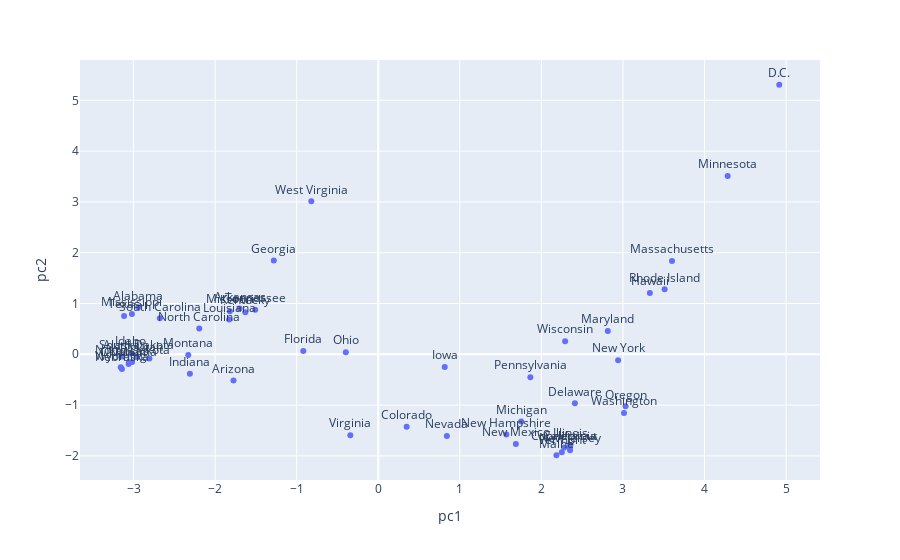

The code cell stored with this chart in its notebook:
### Markdown cell above
<!-- END QUESTION -->



## Question 3f

To label our points, the best option is to use the `plotly` library that we used earlier in this homework. `plotly` is an incredibly powerful plotting library that will automatically add axis labels, and will also provide controls so that you can zoom and pan around to look at the data.

One important skill as a user of modern tools is using existing documentation and examples to get the plot you want.

Using the example given on this page as a [guide](https://plot.ly/python/text-and-annotations/), we can create a scatter plot of the **jittered data** from 3e.

### Code cell
import plotly.express as px

state_names = list(df_standardized.index) 
first_2_pcs_jittered['state'] = state_names 

fig = px.scatter(first_2_pcs_jittered, x="pc1", y="pc2", text="state"); 

fig.update_traces(textposition='top center');

fig.show();

### Figure 1 — Plotly figure (JSON) as saved in the notebook; plotly's stock layout.template omitted (floating-point values rounded to 4 significant figures)
{"data": [{"hovertemplate": "pc1=%{x}<br>pc2=%{y}<br>state=%{text}<extra></extra>", "legendgroup": "", "marker": {"color": "#636efa", "symbol": "circle"}, "mode": "markers+text", "name": "", "orientation": "v", "showlegend": false, "text": ["Alabama", "Alaska", "Arizona", "Arkansas", "California", "Colorado", "Connecticut", "Delaware", "D.C.", "Florida", "Georgia", "Hawaii", "Idaho", "Illinois", "Indiana", "Iowa", "Kansas", "Kentucky", "Louisiana", "Maine", "Maryland", "Massachusetts", "Michigan", "Minnesota", "Mississippi", "Missouri", "Montana", "Nebraska", "Nevada", "New Hampshire", "New Jersey", "New Mexico", "New York", "North Carolina", "North Dakota", "Ohio", "Oklahoma", "Oregon", "Pennsylvania", "Rhode Island", "South Carolina", "South Dakota", "Tennessee", "Texas", "Utah", "Vermont", "Virginia", "Washington", "West Virginia", "Wisconsin", "Wyoming"], "textposition": "top center", "type": "scatter", "x": [-2.942, -3.142, -1.774, -1.7, 2.348, 0.3481, 2.279, 2.41, 4.916, -0.9186, -1.28, 3.33, -3.034, 2.356, -2.309, 0.8149, -3.057, -1.63, -1.828, 2.184, 2.814, 3.601, 1.752, 4.283, -3.02, -1.819, -2.329, -3.142, 0.841, 1.57, 2.351, 1.687, 2.941, -2.194, -3.018, -0.3977, -3.06, 3.032, 1.865, 3.511, -2.678, -2.964, -1.508, -3.116, -2.806, 2.25, -0.3424, 3.013, -0.8205, 2.291, -3.157], "xaxis": "x", "y": [0.9247, -0.04111, -0.5163, 0.9013, -1.842, -1.425, -1.833, -0.9641, 5.307, 0.06459, 1.849, 1.209, 0.02197, -1.786, -0.3813, -0.2517, -0.1566, 0.8301, 0.6868, -1.988, 0.4562, 1.837, -1.321, 3.511, 0.7934, 0.8486, -0.01303, -0.2878, -1.607, -1.577, -1.887, -1.766, -0.1164, 0.5084, -0.1519, 0.04083, -0.1888, -1.024, -0.4512, 1.279, 0.7086, -0.05129, 0.8755, 0.7535, -0.08229, -1.928, -1.593, -1.155, 3.013, 0.2584, -0.2551], "yaxis": "y"}], "layout": {"autosize": true, "legend": {"tracegroupgap": 0}, "margin": {"t": 60}, "xaxis": {"anchor": "y", "autorange": true, "domain": [0, 1], "range": [-3.65, 5.409], "title": {"text": "pc1"}, "type": "linear"}, "yaxis": {"anchor": "x", "autorange": true, "domain": [0, 1], "range": [-2.552, 5.871], "title": {"text": "pc2"}, "type": "linear"}}}
